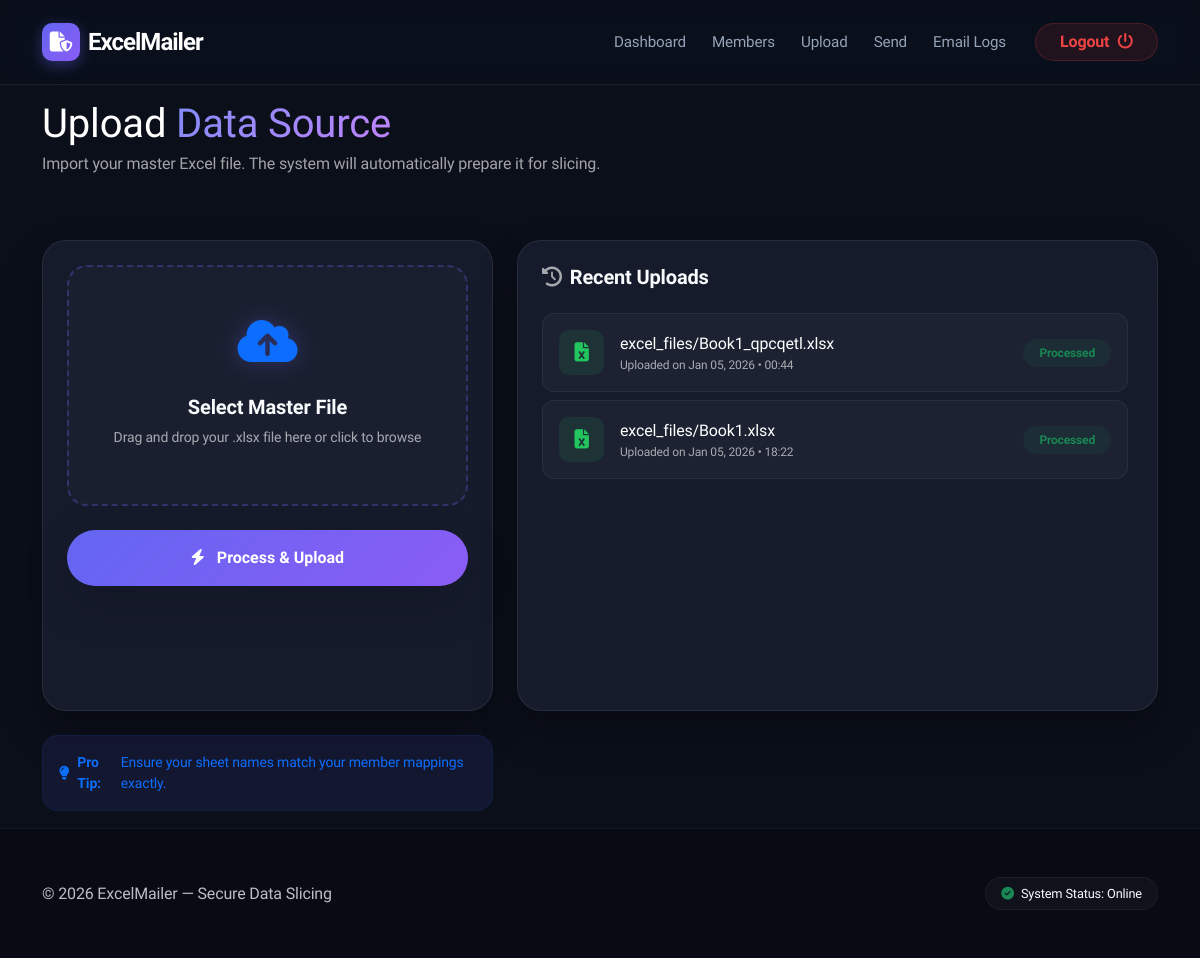
The app's page /excel/upload/ (signed in), older data.
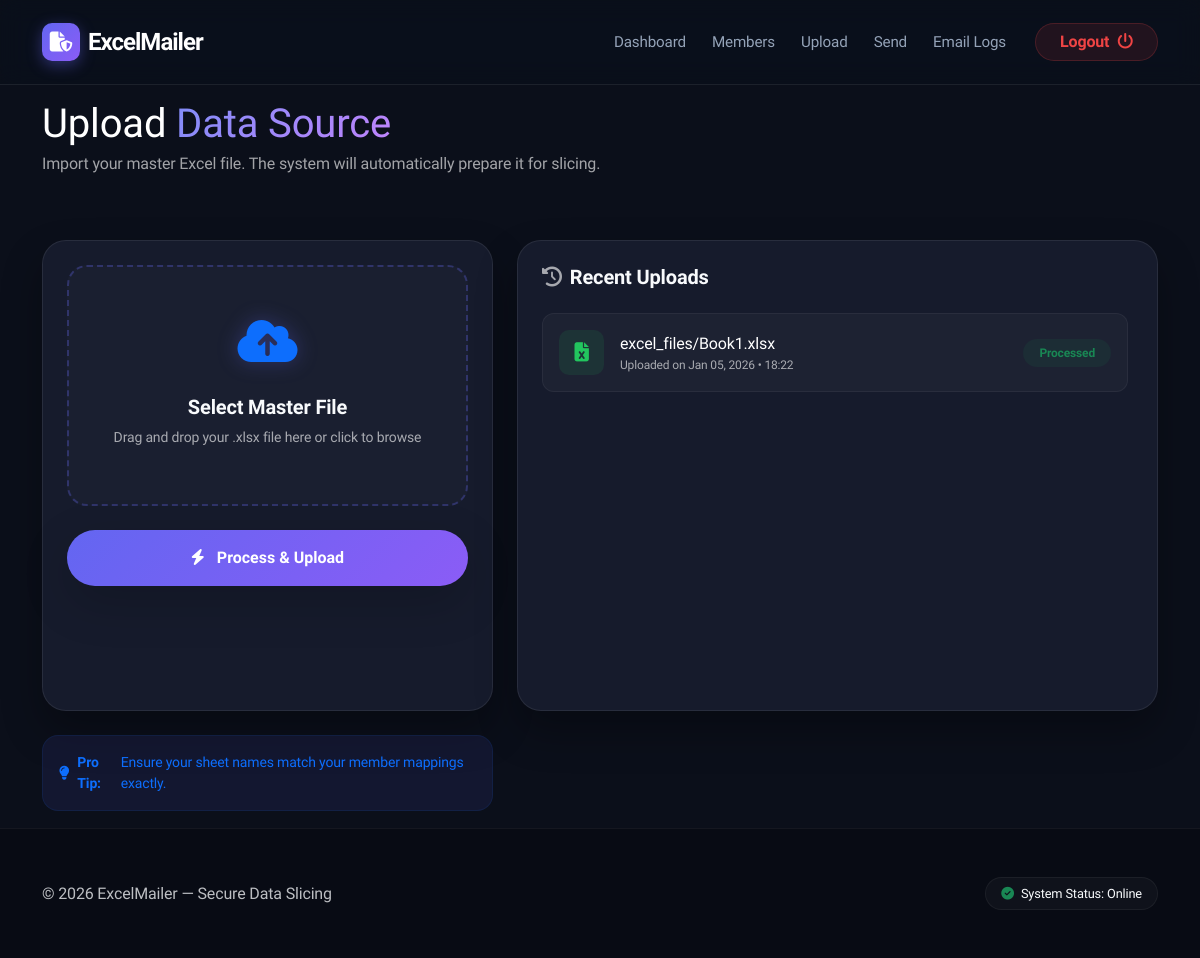
The same page, newer data.
### myapp/models.py (models this page shows, shortened)
class ExcelFile(models.Model):
    file = models.FileField(upload_to='excel_files/')
    uploaded_by = models.ForeignKey(
        User,
        on_delete=models.CASCADE
    )
    department = models.ForeignKey(
        Department,
        on_delete=models.CASCADE
    )
    upload_time = models.DateTimeField(auto_now_add=True)

### myapp/views.py (the view, shortened to what this page needs)
# urls.py: path('excel/upload/', views.excel_upload, name='excel_upload'),
@login_required
def excel_upload(request):
    files = ExcelFile.objects.filter(uploaded_by=request.user)
    return render(request, "excel/excel_upload.html", {
        "files": files
    })

### templates/excel/excel_upload.html (shortened to what this page needs)
{% extends "base.html" %}
{% block content %}
<div class="container pb-5">
    <div class="row mb-5">
        <div class="col-lg-8">
            <h1 class="fw-800 display-6 mb-1 text-white">Upload <span class="text-gradient">Data Source</span></h1>
            <p class="text-muted">Import your master Excel file. The system will automatically prepare it for slicing.</p>
        </div>
    </div>
    <div class="row g-4">
        <div class="col-lg-5">
            <div class="glass-card p-4">
                <form method="post" enctype="multipart/form-data">
                    <div class="upload-area text-center mb-4" id="drop-area">
                        <div class="upload-icon-wrap mb-3">
                            <i class="fa-solid fa-cloud-arrow-up text-primary"></i>
                        </div>
                        <h5 class="fw-bold">Select Master File</h5>
                        <p class="text-muted small">Drag and drop your .xlsx file here or click to browse</p>
                    </div>
                    <button type="submit" class="btn btn-primary-custom w-100 py-3 rounded-pill shadow-lg">
                        <i class="fa-solid fa-bolt me-2"></i> Process & Upload
                    </button>
                </form>
            </div>
            <div class="mt-4 p-3 rounded-4 bg-soft-primary border border-primary border-opacity-10">
                <div class="d-flex align-items-center text-primary small">
                    <i class="fa-solid fa-lightbulb me-2"></i>
                    <strong>Pro Tip:</strong> Ensure your sheet names match your member mappings exactly.
                </div>
            </div>
        </div>
        <div class="col-lg-7">
            <div class="glass-card p-4 h-100">
                <h5 class="fw-bold mb-4 d-flex align-items-center">
                    <i class="fa-solid fa-clock-rotate-left me-2 text-muted"></i>
                    Recent Uploads
                </h5>
                <div class="file-list-scroll">
                    {% for f in files %}
                        <div class="file-history-item d-flex align-items-center p-3 mb-2">
                            <div class="file-icon me-3">
                                <i class="fa-solid fa-file-excel"></i>
                            </div>
                            <div class="flex-grow-1 overflow-hidden">
                                <div class="text-white text-truncate fw-500 mb-0">{{ f.file.name }}</div>
                                <div class="text-muted smaller">Uploaded on {{ f.upload_time|date:"M d, Y • H:i" }}</div>
                            </div>
                            <div class="ms-3">
                                <span class="badge bg-success bg-opacity-10 text-success rounded-pill px-3 py-2">Processed</span>
                            </div>
                        </div>
                    {% empty %}
                        <div class="text-center py-5 opacity-50">
                            <i class="fa-solid fa-folder-open fa-3x mb-3"></i>
                            <p>No history found</p>
                        </div>
                    {% endfor %}
                </div>
            </div>
        </div>
    </div>
</div>
{% endblock %}

Row changes from the older to the newer data that the page shows:
removed ExcelFile: file.name "excel_files/Book1_qpcqetl.xlsx", upload_time "Jan 05, 2026 • 00:44"
